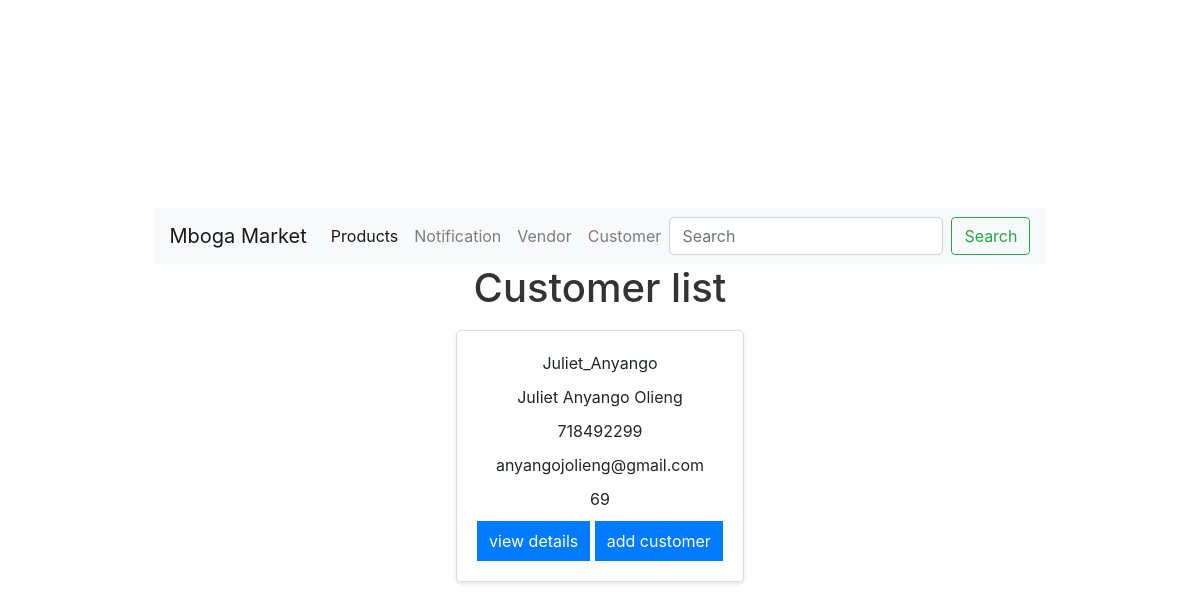
Screenshot of /customer/customers/list with the database file from the repository.
### customer/models.py (models this page shows, shortened)
class Customer(models.Model):
    user = models.OneToOneField(User,on_delete=models.CASCADE)
    name = models.CharField(max_length=48)
    phone_number = models.IntegerField()
    email_address = models.EmailField()
    address = models.CharField(max_length=48)

### customer/views.py (the view)
# urls.py: path("customers/list",display_customer,name="display_customer_view"),
def display_customer(request):
    customers=Customer.objects.all()
    return render(request,"customer/customer_list.html",{"customers":customers})

### templates/customer/customer_list.html (shortened to what this page needs)
<!DOCTYPE html>
<html lang="en">
<head>
    {% load static %}
    <link rel="stylesheet" href="{% static 'Css/product_list.css' %}">
</head>
<body>
    {% include 'navbar.html'%}
    <div>
        <h1>Customer list</h1>
        <div class="main-container">
            {% for customer in customers %}
            <div class="main">
                <p>{{ customer.user }}</p>
                <p>{{ customer.name }}</p>
                <p>{{ customer.phone_number }}</p>
                <p>{{ customer.email_address }}</p>
                <p>{{ customer.address }}</p>
                <button><a href="{% url 'customer_detail_view' id=customer.id %}">view details</a></button>
                <button><a href="{% url 'add_customer_view' %}">add customer</a></button>
            </div>
            {% endfor %}
        </div>
    </div>
</body>
</html>

### inventory/static/Css/product_list.css (style rules this page uses)
body { font-family: Arial, sans-serif; }
table,h1 { text-align: center; color: purple; }
a { text-decoration: none; color: rgb(41, 19, 243); }

### templates/customer/customer_list.html (style rules this page uses)
body, h1, p { margin: 0; padding: 0; }
body { font-family: Arial, sans-serif; background-color: #EC407A; display: flex; flex-direction: column; align-items: center; justify-content: center; height: 100vh; }
h1 { font-size: 24px; color: #333; margin-bottom: 20px; }
.main-container { display: flex; flex-wrap: wrap; justify-content: center; }
.main { background-color: #fff; border: 1px solid #ddd; padding: 20px; margin: 10px; border-radius: 5px; box-shadow: 0 2px 4px rgba(0, 0, 0, 0.1); text-align: center; }
.main p { font-size: 16px; margin-bottom: 10px; }
button { background-color: #007bff; color: white; border: none; padding: 8px 12px; border-radius: 5px; cursor: pointer; transition: background-color 0.3s; }
button a { color: white; text-decoration: none; }

### rows the page displays
Customer: user "Juliet_Anyango", name "Juliet Anyango Olieng", phone_number "718492299", email_address "anyangojolieng@gmail.com", address "69"
